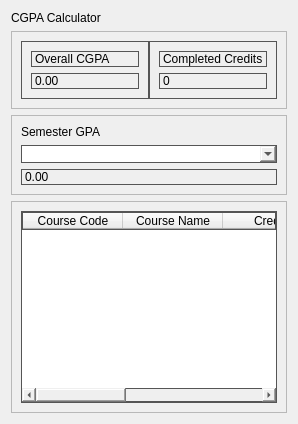
             <widget class="QWidget" name="cgpaPage">
              <layout class="QVBoxLayout" name="verticalLayout_12">
               <item>
                <widget class="QLabel" name="cgpaPageTitleLabel">
                 <property name="maximumSize">
                  <size>
                   <width>16777215</width>
                   <height>50</height>
                  </size>
                 </property>
                 <property name="text">
                  <string>CGPA Calculator</string>
                 </property>
                </widget>
               </item>
               <item>
                <widget class="QFrame" name="frame_5">
                 <property name="frameShape">
                  <enum>QFrame::Shape::StyledPanel</enum>
                 </property>
                 <property name="frameShadow">
                  <enum>QFrame::Shadow::Raised</enum>
                 </property>
                 <layout class="QHBoxLayout" name="horizontalLayout_8">
                  <property name="spacing">
                   <number>0</number>
                  </property>
                  <item>
                   <widget class="QFrame" name="frame_6">
                    <property name="styleSheet">
                     <string notr="true">border-width: 1px;
    border-style: solid;
    border-color: #555555;</string>
                    </property>
                    <property name="frameShape">
                     <enum>QFrame::Shape::StyledPanel</enum>
                    </property>
                    <property name="frameShadow">
                     <enum>QFrame::Shadow::Raised</enum>
                    </property>
                    <layout class="QVBoxLayout" name="verticalLayout_13">
                     <item>
                      <widget class="QLabel" name="overallCgpaValueLabel">
                       <property name="styleSheet">
                        <string notr="true"/>
                       </property>
                       <property name="text">
                        <string>Overall CGPA</string>
                       </property>
                      </widget>
                     </item>
                     <item>
                      <widget class="QLabel" name="overallCgpaNumberLabel">
                       <property name="text">
                        <string>0.00</string>
                       </property>
                      </widget>
                     </item>
                    </layout>
                   </widget>
                  </item>
                  <item>
                   <widget class="QFrame" name="frame_7">
                    <property name="styleSheet">
                     <string notr="true">border-width: 1px;
    border-style: solid;
    border-color: #555555;</string>
                    </property>
                    <property name="frameShape">
                     <enum>QFrame::Shape::StyledPanel</enum>
                    </property>
                    <property name="frameShadow">
                     <enum>QFrame::Shadow::Raised</enum>
                    </property>
                    <layout class="QVBoxLayout" name="verticalLayout_14">
                     <item>
                      <widget class="QLabel" name="completedCreditsValueLabel">
                       <property name="text">
                        <string>Completed Credits</string>
                       </property>
                      </widget>
                     </item>
                     <item>
                      <widget class="QLabel" name="completedCreditsNumberLabel">
                       <property name="text">
                        <string>0</string>
                       </property>
                      </widget>
                     </item>
                    </layout>
                   </widget>
                  </item>
                 </layout>
                </widget>
               </item>
               <item>
                <widget class="QFrame" name="frame_8">
                 <property name="frameShape">
                  <enum>QFrame::Shape::StyledPanel</enum>
                 </property>
                 <property name="frameShadow">
                  <enum>QFrame::Shadow::Raised</enum>
                 </property>
                 <layout class="QVBoxLayout" name="verticalLayout_15">
                  <item>
                   <widget class="QLabel" name="label_6">
                    <property name="text">
                     <string>Semester GPA</string>
                    </property>
                   </widget>
                  </item>
                  <item>
                   <widget class="QComboBox" name="cgpaSemesterComboBox">
                    <property name="styleSheet">
                     <string notr="true">border-width: 1px;
    border-style: solid;
    border-color: #555555;</string>
                    </property>
                   </widget>
                  </item>
                  <item>
                   <widget class="QLabel" name="semesterGpaValueLabel">
                    <property name="styleSheet">
                     <string notr="true">border-width: 1px;
    border-style: solid;
    border-color: #555555;</string>
                    </property>
                    <property name="text">
                     <string>0.00</string>
                    </property>
                   </widget>
                  </item>
                 </layout>
                </widget>
               </item>
               <item>
                <widget class="QFrame" name="frame_10">
                 <property name="frameShape">
                  <enum>QFrame::Shape::StyledPanel</enum>
                 </property>
                 <property name="frameShadow">
                  <enum>QFrame::Shadow::Raised</enum>
                 </property>
                 <layout class="QHBoxLayout" name="horizontalLayout_10">
                  <item>
                   <widget class="QTableWidget" name="cgpaCourseTable">
                    <property name="sizePolicy">
                     <sizepolicy hsizetype="Expanding" vsizetype="Expanding">
                      <horstretch>0</horstretch>
                      <verstretch>0</verstretch>
                     </sizepolicy>
                    </property>
                    <property name="maximumSize">
                     <size>
                      <width>16777215</width>
                      <height>16777215</height>
                     </size>
                    </property>
                    <property name="styleSheet">
                     <string notr="true">border-width: 1px;
    border-style: solid;
    border-color: #555555;</string>
                    </property>
                    <property name="columnCount">
                     <number>5</number>
                    </property>
                    <column>
                     <property name="text">
                      <string>Course Code</string>
                     </property>
                    </column>
                    <column>
                     <property name="text">
                      <string>Course Name</string>
                     </property>
                    </column>
                    <column>
                     <property name="text">
                      <string>Credits</string>
                     </property>
                    </column>
                    <column>
                     <property name="text">
                      <string>Grade</string>
                     </property>
                    </column>
                    <column>
                     <property name="text">
                      <string>Grade Point</string>
                     </property>
                    </column>
                   </widget>
                  </item>
                 </layout>
                </widget>
               </item>
              </layout>
             </widget>
